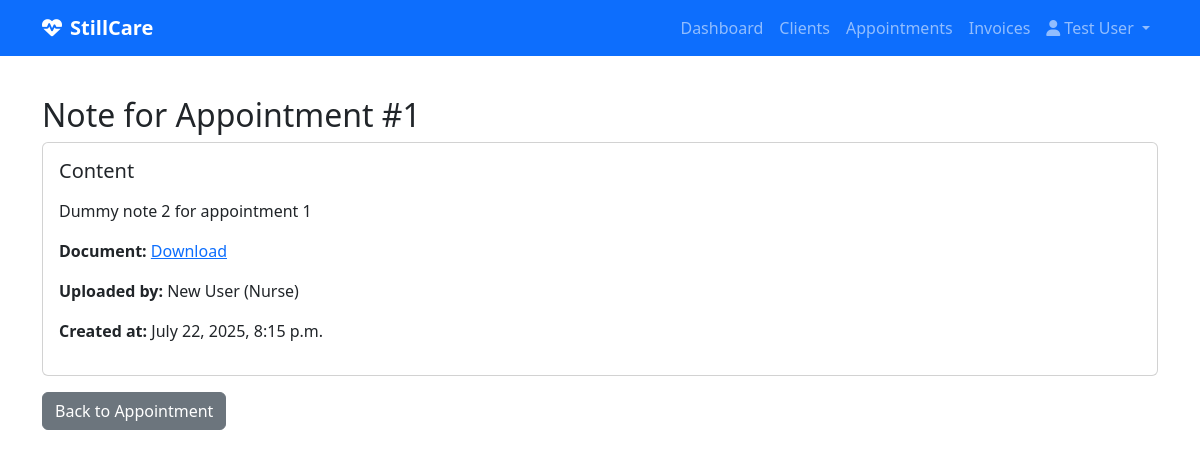
The page /api/notes/detail/2/ (signed in) on the database its author committed.
### authentication/models.py (models this page shows, shortened)
class User(AbstractUser):
    ROLE_CHOICES = [
        ('nurse', 'Nurse'),
        ('admin', 'Admin'),
    ]
    role = models.CharField(
        max_length=10,
        choices=ROLE_CHOICES,
        default='nurse',
        help_text="User role in the system"
    )
    phone = models.CharField(max_length=20, blank=True, null=True)
    is_staff_member = models.BooleanField(
        default=True,
        help_text="Whether this user is a staff member"
    )
    login_code = models.CharField(
        max_length=6,
        unique=True,
        blank=True,
        null=True,
        validators=[
            RegexValidator(
                regex=r'^[0-9]{6}$',
                message='Login code must be exactly 6 digits.',
                code='invalid_login_code'
            ),
        ],
        help_text="6-digit code for app login (optional)"
    )
    biometric_id = models.CharField(
        max_length=255,
        unique=True,
        blank=True,
        null=True,
        help_text="Unique biometric identifier for fingerprint/face recognition (optional)"
    )
    class Meta:
        verbose_name = "User"
        verbose_name_plural = "Users"
    def __str__(self):
        return f"{self.get_full_name()} ({self.get_role_display()})"

### visit_notes/models.py (models this page shows, shortened)
class Note(models.Model):
    appointment = models.ForeignKey(Appointment, on_delete=models.CASCADE, related_name='notes')
    content = models.TextField(blank=True)
    document = models.FileField(upload_to='visit_notes/documents/', blank=True, null=True)
    uploaded_by = models.ForeignKey(settings.AUTH_USER_MODEL, on_delete=models.PROTECT, related_name='uploaded_notes')
    created_at = models.DateTimeField(auto_now_add=True)
    updated_at = models.DateTimeField(auto_now=True)

### appointment_management/models.py (models this page shows, shortened)
class Appointment(models.Model):
    FREQUENCY_CHOICES = [
        ('daily', 'Daily'),
        ('weekly', 'Weekly'),
        ('monthly', 'Monthly'),
    ]
    title = models.CharField(max_length=200)
    description = models.TextField(blank=True, null=True)
    start_time = models.DateTimeField(help_text="When the appointment/visit should start")
    end_time = models.DateTimeField(help_text="When the appointment/visit should end")
    status = models.CharField(max_length=50, choices=[
        ('scheduled', 'Scheduled'),
        ('completed', 'Completed'),
        ('cancelled', 'Cancelled'),
        ('no_show', 'No Show'),
    ], default='scheduled')
    client = models.ForeignKey(
        'client_management.Client',
        on_delete=models.CASCADE,
        related_name='appointments',
        help_text="The client this appointment is for"
    )
    frequency = models.CharField(
        max_length=20,
        choices=FREQUENCY_CHOICES,
        blank=True,
        null=True,
        help_text="How often this appointment repeats"
    )
    assigned_staff = models.ForeignKey(settings.AUTH_USER_MODEL, on_delete=models.PROTECT, null=False, blank=False, related_name='appointments', help_text="Staff member assigned to this appointment")
    created_at = models.DateTimeField(auto_now_add=True)
    updated_at = models.DateTimeField(auto_now=True)
    class Meta:
        verbose_name = "Appointment"
        verbose_name_plural = "Appointments"
    VISIT_STATUS_CHOICES = [
        ('scheduled', 'Scheduled'),
        ('in_progress', 'In Progress'),
        ('completed', 'Completed'),
        ('cancelled', 'Cancelled'),
    ]
    status = models.CharField(
        max_length=20,
        choices=VISIT_STATUS_CHOICES,
        default='scheduled'
    )
    actual_start_time = models.DateTimeField(blank=True, null=True)
    actual_end_time = models.DateTimeField(blank=True, null=True)
    checklist_items = models.JSONField(
        default=list,
        help_text="List of checklist items from the client's care plan"
    )

### visit_notes/views.py (the view)
# urls.py: path('detail/<int:note_id>/', views.note_detail, name='note_detail'),
@login_required
def note_detail(request, note_id):
    note = get_object_or_404(Note, id=note_id)
    return render(request, 'visit_notes/detail.html', {'note': note})

### templates/visit_notes/detail.html
{% extends 'base.html' %}
{% block content %}
<div class="container mt-4">
  <h2>Note for Appointment #{{ note.appointment.id }}</h2>
  <div class="card mb-3">
    <div class="card-body">
      <h5 class="card-title">Content</h5>
      <p class="card-text">{{ note.content|linebreaks }}</p>
      {% if note.document %}
        <p><strong>Document:</strong> <a href="{{ note.document.url }}" target="_blank">Download</a></p>
      {% endif %}
      <p><strong>Uploaded by:</strong> {{ note.uploaded_by }}</p>
      <p><strong>Created at:</strong> {{ note.created_at }}</p>
    </div>
  </div>
  <a href="{% url 'appointment_detail' note.appointment.id %}" class="btn btn-secondary">Back to Appointment</a>
</div>
{% endblock %}

### templates/base.html (shortened to what this page needs)
<!DOCTYPE html>
<html lang="en">
<head>
    <link href="https://cdn.jsdelivr.net/npm/bootstrap@5.3.0/dist/css/bootstrap.min.css" rel="stylesheet">
    <link href="https://cdnjs.cloudflare.com/ajax/libs/font-awesome/6.4.0/css/all.min.css" rel="stylesheet">
    <link href="/static/styles.css" rel="stylesheet">
</head>
<body>
    <nav class="navbar navbar-expand-lg navbar-dark bg-primary fixed-top">
        <div class="container">
            <a class="navbar-brand fw-bold" href="/">
                <i class="fas fa-heartbeat me-2"></i>StillCare
            </a>
            <div class="collapse navbar-collapse" id="navbarNav">
                <ul class="navbar-nav ms-auto">
                    <li class="nav-item"><a class="nav-link" href="/">Dashboard</a></li>
                    <li class="nav-item"><a class="nav-link" href="/clients/">Clients</a></li>
                    <li class="nav-item"><a class="nav-link" href="/appointments/">Appointments</a></li>
                    <li class="nav-item"><a class="nav-link" href="/invoices/">Invoices</a></li>
                    {% if user.is_authenticated %}
                    <li class="nav-item dropdown">
                        <a class="nav-link dropdown-toggle" href="#" id="navbarDropdown" role="button" data-bs-toggle="dropdown">
                            <i class="fas fa-user me-1"></i>{{ user.get_full_name|default:user.username }}
                        </a>
                    </li>
                    {% endif %}
                </ul>
            </div>
        </div>
    </nav>
    <div class="container-fluid mt-5 pt-4">
        {% block content %}{% endblock %}
    </div>
</body>
</html>

### rows shown on the page
User: get_full_name "Test User"
Note: appointment.id "1", content "Dummy note 2 for appointment 1", uploaded_by "New User (Nurse)", created_at "July 22, 2025, 8:15 p.m."
